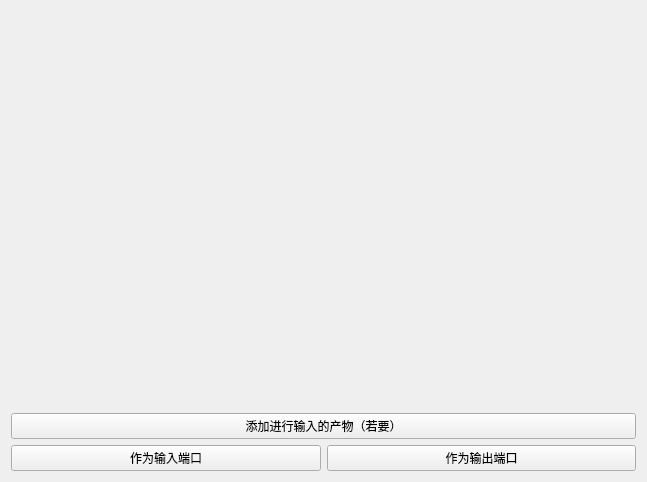
<?xml version="1.0" encoding="UTF-8"?>
<ui version="4.0">
 <class>add_iportoroport</class>
 <widget class="QWidget" name="add_iportoroport">
  <property name="geometry">
   <rect>
    <x>0</x>
    <y>0</y>
    <width>647</width>
    <height>482</height>
   </rect>
  </property>
  <property name="windowTitle">
   <string>Form</string>
  </property>
  <layout class="QVBoxLayout" name="verticalLayout">
   <item>
    <spacer name="verticalSpacer">
     <property name="orientation">
      <enum>Qt::Vertical</enum>
     </property>
     <property name="sizeHint" stdset="0">
      <size>
       <width>20</width>
       <height>40</height>
      </size>
     </property>
    </spacer>
   </item>
   <item>
    <widget class="QPushButton" name="pushButton_3">
     <property name="text">
      <string>添加进行输入的产物（若要）</string>
     </property>
    </widget>
   </item>
   <item>
    <layout class="QHBoxLayout" name="horizontalLayout">
     <item>
      <widget class="QPushButton" name="pushButton">
       <property name="text">
        <string>作为输入端口</string>
       </property>
      </widget>
     </item>
     <item>
      <widget class="QPushButton" name="pushButton_2">
       <property name="text">
        <string>作为输出端口</string>
       </property>
      </widget>
     </item>
    </layout>
   </item>
  </layout>
 </widget>
 <resources/>
 <connections/>
</ui>
